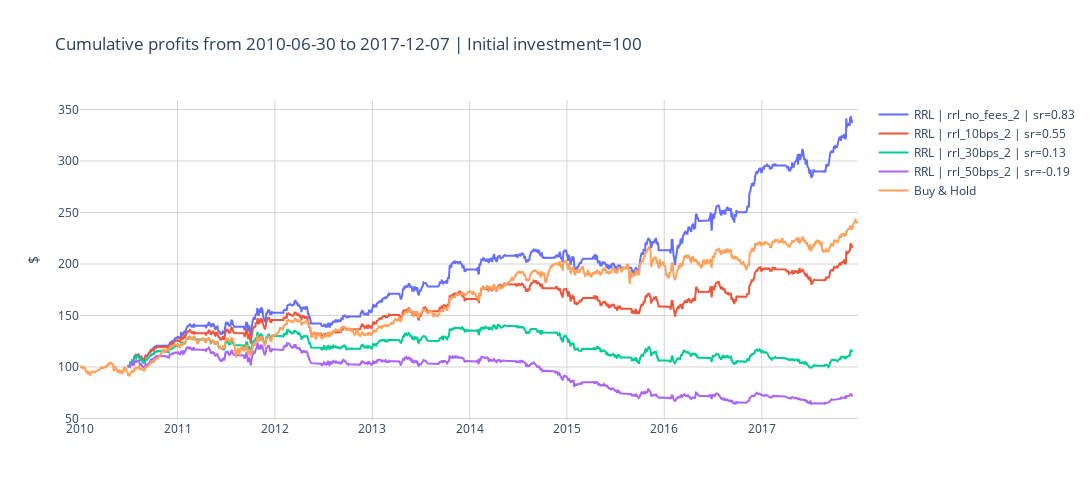

This figure's notebook cell:
### Code cell
layout = generate_layout(
    fig_height=500, 
    fig_width=1100, 
    fig_title="", 
    x_axis_args={"gridcolor": "lightgrey"}, 
    y_axis_args={"gridcolor": "lightgrey", "title": {"text": "$"}}
)
fig = plot_cumulative_profits(
    dfs_backtest, 
    buy_and_hold_returns, 
    initial_invest, 
    layout)

fig.show()

### Figure 1 — Plotly figure (JSON) as saved in the notebook; plotly's stock layout.template omitted (floating-point values rounded to 4 significant figures; data arrays with more than 128 entries replaced by an {"elided": "..."} marker saying what was removed)
{"data": [{"mode": "lines", "name": "RRL | rrl_no_fees_2 | sr=0.83", "type": "scatter", "x": {"elided": "1425 str values"}, "y": {"elided": "1425 float values"}}, {"mode": "lines", "name": "RRL | rrl_10bps_2 | sr=0.55", "type": "scatter", "x": {"elided": "1425 str values"}, "y": {"elided": "1425 float values"}}, {"mode": "lines", "name": "RRL | rrl_30bps_2 | sr=0.13", "type": "scatter", "x": {"elided": "1425 str values"}, "y": {"elided": "1425 float values"}}, {"mode": "lines", "name": "RRL | rrl_50bps_2 | sr=-0.19", "type": "scatter", "x": {"elided": "1425 str values"}, "y": {"elided": "1425 float values"}}, {"mode": "lines", "name": "Buy & Hold", "type": "scatter", "x": {"elided": "2013 str values"}, "y": {"elided": "2013 float values"}}], "layout": {"height": 500, "plot_bgcolor": "white", "title": {"text": "Cumulative profits from 2010-06-30 to 2017-12-07 | Initial investment=100"}, "width": 1100, "xaxis": {"gridcolor": "lightgrey"}, "yaxis": {"gridcolor": "lightgrey", "title": {"text": "$"}}}}
